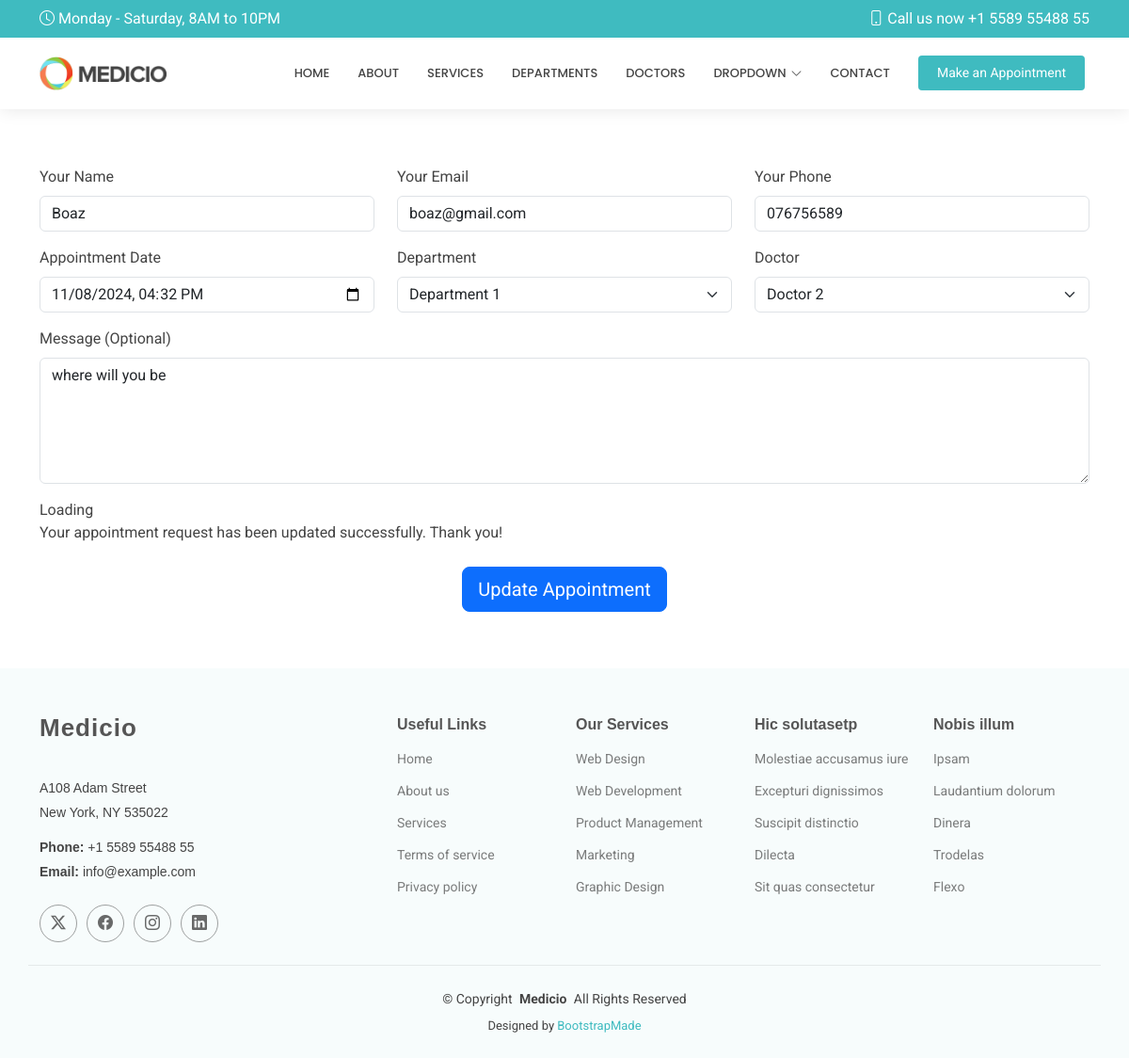
Page /edit/4/ on the committed database.
### myapp/models.py (models this page shows, shortened)
class Appointment(models.Model):
    name = models.CharField(max_length=100)
    email = models.EmailField()
    phone = models.CharField(max_length=100)
    date = models.DateTimeField()
    department = models.CharField(max_length=100)
    doctor = models.CharField(max_length=100)
    message = models.TextField()

### myapp/views.py (the view)
# urls.py: path('edit/<int:id>/', views.edit, name='edit'),
def edit(request, id):
    appointment = Appointment.objects.get(id=id)
    return render(request, 'edit.html', {'appointment': appointment})

### templates/edit.html (shortened to what this page needs)
{% extends 'starter-page.html'%}
{% load static %}
{% block body %}
<div class="container" data-aos="fade-up" data-aos-delay="100">
    <form method="POST" action="{% url 'update' appointment.id %}">
      <div class="row">
        <div class="col-md-4 form-group">
          <label for="name" class="form-label">Your Name</label>
          <input type="text" name="name" class="form-control" id="name" placeholder="Your Name" value="{{ appointment.name }}" required>
        </div>
        <div class="col-md-4 form-group mt-3 mt-md-0">
          <label for="email" class="form-label">Your Email</label>
          <input type="email" class="form-control" name="email" id="email" placeholder="Your Email" value="{{ appointment.email }}" required>
        </div>
        <div class="col-md-4 form-group mt-3 mt-md-0">
          <label for="phone" class="form-label">Your Phone</label>
          <input type="tel" class="form-control" name="phone" id="phone" placeholder="Your Phone" value="{{ appointment.phone }}" required>
        </div>
      </div>
      <div class="row mt-3">
        <div class="col-md-4 form-group">
          <label for="date" class="form-label">Appointment Date</label>
          <input type="datetime-local" name="date" class="form-control" id="date" placeholder="Appointment Date" value="{{ appointment.date|date:'Y-m-d\TH:i' }}" required>
        </div>
        <div class="col-md-4 form-group">
          <label for="department" class="form-label">Department</label>
          <select name="department" id="department" class="form-select" required>
            <option value="Department 1" {% if appointment.department == "Department 1" %}selected{% endif %}>Department 1</option>
          </select>
        </div>
        <div class="col-md-4 form-group">
          <label for="doctor" class="form-label">Doctor</label>
          <select name="doctor" id="doctor" class="form-select" required>
            <option value="Doctor 2" {% if appointment.doctor == "Doctor 2" %}selected{% endif %}>Doctor 2</option>
          </select>
        </div>
      </div>
      <div class="form-group mt-3">
        <label for="message" class="form-label">Message (Optional)</label>
        <textarea class="form-control" name="message" id="message" rows="5" placeholder="Message (Optional)">{{ appointment.message }}</textarea>
      </div>
      <div class="mt-3">
        <div class="loading">Loading</div>
        <div class="sent-message">Your appointment request has been updated successfully. Thank you!</div>
        <div class="text-center mt-4">
          <button type="submit" class="btn btn-primary btn-lg">Update Appointment</button>
        </div>
      </div>
    </form>
</div>
{% endblock %}

### static/assets/css/main.css (style rules this page uses)
:root { --default-font: "Roboto", system-ui, -apple-system, "Segoe UI", Roboto, "Helvetica Neue", Arial, "Noto Sans", "Liberation Sans", sans-serif, "Apple Color Emoji", "Segoe UI Emoji", "Segoe UI Symbol", "Noto Color Emoji"; --heading-font: "Raleway", sans-serif; --nav-font: "Poppins", sans-serif; }
:root { --background-color: #ffffff; --default-color: #444444; --heading-color: #555555; --accent-color: #3fbbc0; --surface-color: #ffffff; --contrast-color: #ffffff; }
:root { --nav-color: #444444; --nav-hover-color: #3fbbc0; --nav-mobile-background-color: #ffffff; --nav-dropdown-background-color: #ffffff; --nav-dropdown-color: #444444; --nav-dropdown-hover-color: #3fbbc0; }
:root { scroll-behavior: smooth; }
body { color: var(--default-color); background-color: var(--background-color); font-family: var(--default-font); }

### rows in the picture
Appointment: name "Boaz", email "boaz@gmail.com", phone "076756589", date "11/08/2024 16:32", department "Department 1", doctor "Doctor 2", message "where will you be"
